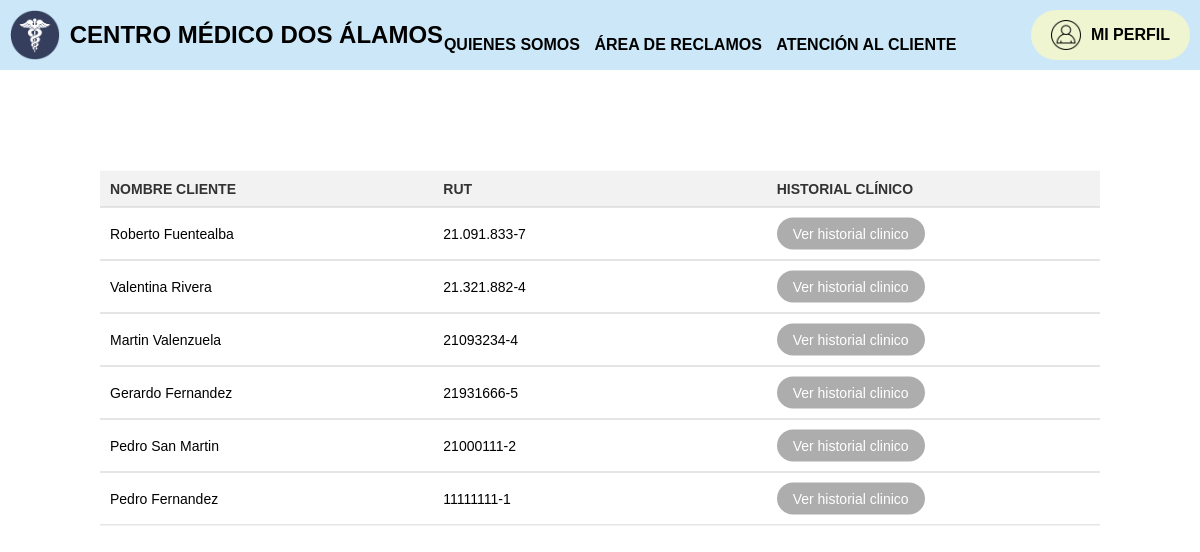
Screenshot of /perfilmedico/ with the database file from the repository.
### CentroClinico/models.py (models this page shows, shortened)
class Pacientecli(models.Model):
    id_paciente=models.AutoField(primary_key=True)
    rut=models.CharField(max_length=12)
    nombre_paciente=models.CharField(max_length=100)
    fecha_nac=models.DateField()
    genero=models.ForeignKey(GeneroPaciente, on_delete=models.SET_NULL, null=True)
    numero_telefonico=models.CharField(max_length=13)
    historial_clinico=models.TextField(default='Antecedentes Clinicos')

### CentroClinico/views.py (the view)
# urls.py: path('perfilmedico/', perfilmedico, name="perfilmedico"),
def perfilmedico(request):
    paciente=Pacientecli.objects.all()
    data={
        'paciente': paciente
    }
    return render(request, 'medico/perfilmedico.html', data)

### CentroClinico/templates/medico/perfilmedico.html (shortened to what this page needs)
{% load static %}
<!DOCTYPE html>
<html lang="es">
<head>
    <link rel="stylesheet" href={% static 'css/micss.css'%}>
</head>
<body>
    <header>
        <a href="{% url 'index' %}" class="logo">
            <img src="{% static 'img/clinica.png' %}" alt="logo">
            <h2 class="nombre-empresa">CENTRO MÉDICO DOS ÁLAMOS</h2>
        </a>
        <nav>
            <a href="#" class="nav-link">QUIENES SOMOS</a>
            <a href="#" class="nav-link">ÁREA DE RECLAMOS</a>
            <a href="#" class="nav-link">ATENCIÓN AL CLIENTE</a>
            <a href="{% url 'perfilmedico' %}" class="boton-enlace">
                <span class="contenido-enlace">
                    <img src="{% static 'img/perfil.png' %}" class="imagen-enlace">
                    <span class="texto-enlace">MI PERFIL</span>
                </span>
            </a>
        </nav>
    </header>
    <div class="table-container">
        <div class="table-wrapper">
            <div class="table-responsive">
                <table class="table">
                    <thead>
                    <tr>
                        <th>Nombre cliente</th>
                        <th>RUT</th>
                        <th>Historial clínico</th>
                    </tr>
                    </thead>
                    <tbody>
                    {% for c in paciente %}
                    <tr>
                        <td>{{ c.nombre_paciente }}</td>
                        <td>{{ c.rut }}</td>
                        <td><a href="{% url 'historialclinicopaciente' c.id_paciente %}"  class="btn-historial">Ver historial clinico</a></td>
                    </tr>
                    {% endfor %}
                    </tbody>
                </table>
            </div>
        </div>
    </div>
</body>

### CentroClinico/static/css/micss.css (style rules this page uses)
* { margin: 0; padding: 0; box-sizing: border-box; }
table { color: black; font-size: 14px; table-layout: fixed; border-collapse: collapse; }
th { padding: 20px 15px; font-weight: 700; text-transform: uppercase; }
td { padding: 15px; border-bottom: solid 1px rgba(255, 255, 255, 255); }
tbody tr { cursor: pointer; }
body { font-family: sans-serif; margin: 0; }
a { text-decoration: none; color: black }
header { display: flex; min-height: 70px; background-color: #CCE8F8; justify-content: space-between; align-items: center; padding: 10px; }
.logo { display: flex; align-items: center; }
.logo img { height: 50px; margin-right: 10px; }
nav a { font-weight: 600; padding-right: 10px; }
.boton-enlace { display: inline-block; padding: 10px 20px; background-color: #F0F5D1; color: rgb(0, 0, 0); text-decoration: none; border-radius: 50px; margin-left: 60px; }
.contenido-enlace { display: flex; align-items: center; justify-content: center; }
.texto-enlace { margin-left: 10px; }
.imagen-enlace { width: 30px; }
.table-container { display: flex; justify-content: center; align-items: center; height: 25vh; }
.table-wrapper { width: 100%; max-width: 1000px; transform: translateY(50%); }
.table { width: 100%; border-collapse: collapse; text-align: left; }
.table thead th { background-color: #f2f2f2; color: #333; font-weight: bold; padding: 10px; border-bottom: 1px solid #ccc; }
.table tbody td { padding: 10px; border-bottom: 1px solid #ccc; width: 100%; border-collapse: separate; border-spacing: 0; }
.table-responsive { overflow-x: auto; max-width: 100%; }
.btn-historial { display: inline-block; padding: 8px 16px; border: none; border-radius: 20px; background-color: #adadad; color: #fff; text-decoration: none; text-align: center; transition: background-color 0.3s; }

### rows the page displays
Pacientecli: nombre_paciente "Roberto Fuentealba", rut "21.091.833-7"
Pacientecli: nombre_paciente "Valentina Rivera", rut "21.321.882-4"
Pacientecli: nombre_paciente "Martin Valenzuela", rut "21093234-4"
Pacientecli: nombre_paciente "Gerardo Fernandez", rut "21931666-5"
Pacientecli: nombre_paciente "Pedro San Martin", rut "21000111-2"
Pacientecli: nombre_paciente "Pedro Fernandez", rut "11111111-1"
